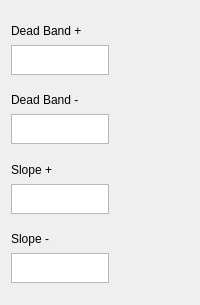
              <widget class="QWidget" name="pwm_pars_page">
               <layout class="QVBoxLayout" name="verticalLayout_8">
                <item>
                 <spacer name="verticalSpacer_31">
                  <property name="orientation">
                   <enum>Qt::Vertical</enum>
                  </property>
                  <property name="sizeHint" stdset="0">
                   <size>
                    <width>20</width>
                    <height>11</height>
                   </size>
                  </property>
                 </spacer>
                </item>
                <item>
                 <widget class="QLabel" name="label_17">
                  <property name="minimumSize">
                   <size>
                    <width>98</width>
                    <height>17</height>
                   </size>
                  </property>
                  <property name="maximumSize">
                   <size>
                    <width>98</width>
                    <height>17</height>
                   </size>
                  </property>
                  <property name="text">
                   <string>Dead Band +</string>
                  </property>
                 </widget>
                </item>
                <item>
                 <widget class="QPlainTextEdit" name="db_pos_plainTextEdit">
                  <property name="minimumSize">
                   <size>
                    <width>98</width>
                    <height>30</height>
                   </size>
                  </property>
                  <property name="maximumSize">
                   <size>
                    <width>98</width>
                    <height>30</height>
                   </size>
                  </property>
                 </widget>
                </item>
                <item>
                 <spacer name="verticalSpacer_30">
                  <property name="orientation">
                   <enum>Qt::Vertical</enum>
                  </property>
                  <property name="sizeHint" stdset="0">
                   <size>
                    <width>20</width>
                    <height>10</height>
                   </size>
                  </property>
                 </spacer>
                </item>
                <item>
                 <widget class="QLabel" name="label_22">
                  <property name="minimumSize">
                   <size>
                    <width>98</width>
                    <height>17</height>
                   </size>
                  </property>
                  <property name="maximumSize">
                   <size>
                    <width>98</width>
                    <height>17</height>
                   </size>
                  </property>
                  <property name="text">
                   <string>Dead Band -</string>
                  </property>
                 </widget>
                </item>
                <item>
                 <widget class="QPlainTextEdit" name="db_neg_plainTextEdit">
                  <property name="minimumSize">
                   <size>
                    <width>98</width>
                    <height>30</height>
                   </size>
                  </property>
                  <property name="maximumSize">
                   <size>
                    <width>98</width>
                    <height>30</height>
                   </size>
                  </property>
                 </widget>
                </item>
                <item>
                 <spacer name="verticalSpacer_35">
                  <property name="orientation">
                   <enum>Qt::Vertical</enum>
                  </property>
                  <property name="sizeHint" stdset="0">
                   <size>
                    <width>20</width>
                    <height>11</height>
                   </size>
                  </property>
                 </spacer>
                </item>
                <item>
                 <widget class="QLabel" name="label_24">
                  <property name="minimumSize">
                   <size>
                    <width>98</width>
                    <height>17</height>
                   </size>
                  </property>
                  <property name="maximumSize">
                   <size>
                    <width>98</width>
                    <height>17</height>
                   </size>
                  </property>
                  <property name="text">
                   <string>Slope +</string>
                  </property>
                 </widget>
                </item>
                <item>
                 <widget class="QPlainTextEdit" name="slope_pos_plainTextEdit">
                  <property name="minimumSize">
                   <size>
                    <width>98</width>
                    <height>30</height>
                   </size>
                  </property>
                  <property name="maximumSize">
                   <size>
                    <width>98</width>
                    <height>30</height>
                   </size>
                  </property>
                 </widget>
                </item>
                <item>
                 <spacer name="verticalSpacer_32">
                  <property name="orientation">
                   <enum>Qt::Vertical</enum>
                  </property>
                  <property name="sizeHint" stdset="0">
                   <size>
                    <width>20</width>
                    <height>10</height>
                   </size>
                  </property>
                 </spacer>
                </item>
                <item>
                 <widget class="QLabel" name="label_21">
                  <property name="minimumSize">
                   <size>
                    <width>98</width>
                    <height>17</height>
                   </size>
                  </property>
                  <property name="maximumSize">
                   <size>
                    <width>98</width>
                    <height>17</height>
                   </size>
                  </property>
                  <property name="text">
                   <string>Slope -</string>
                  </property>
                 </widget>
                </item>
                <item>
                 <widget class="QPlainTextEdit" name="slope_neg_plainTextEdit">
                  <property name="minimumSize">
                   <size>
                    <width>98</width>
                    <height>30</height>
                   </size>
                  </property>
                  <property name="maximumSize">
                   <size>
                    <width>98</width>
                    <height>30</height>
                   </size>
                  </property>
                 </widget>
                </item>
                <item>
                 <spacer name="verticalSpacer_33">
                  <property name="orientation">
                   <enum>Qt::Vertical</enum>
                  </property>
                  <property name="sizeHint" stdset="0">
                   <size>
                    <width>20</width>
                    <height>11</height>
                   </size>
                  </property>
                 </spacer>
                </item>
               </layout>
              </widget>
